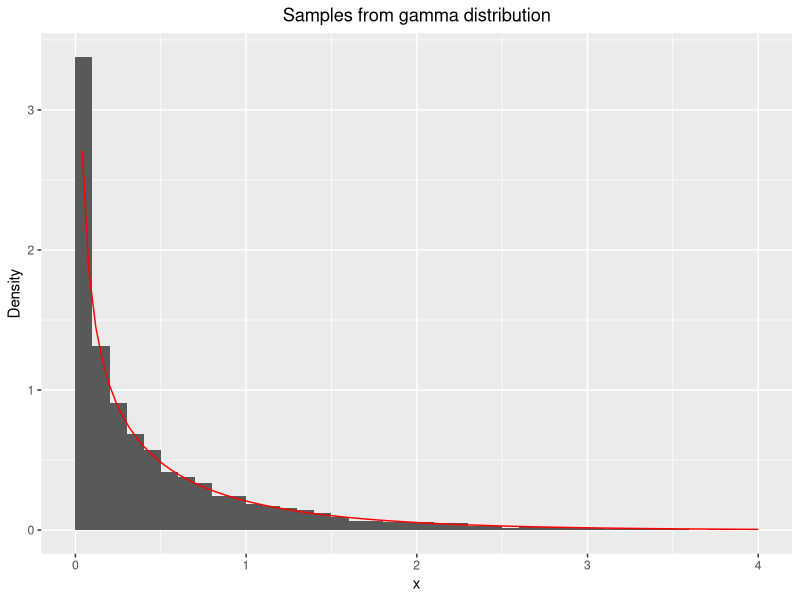
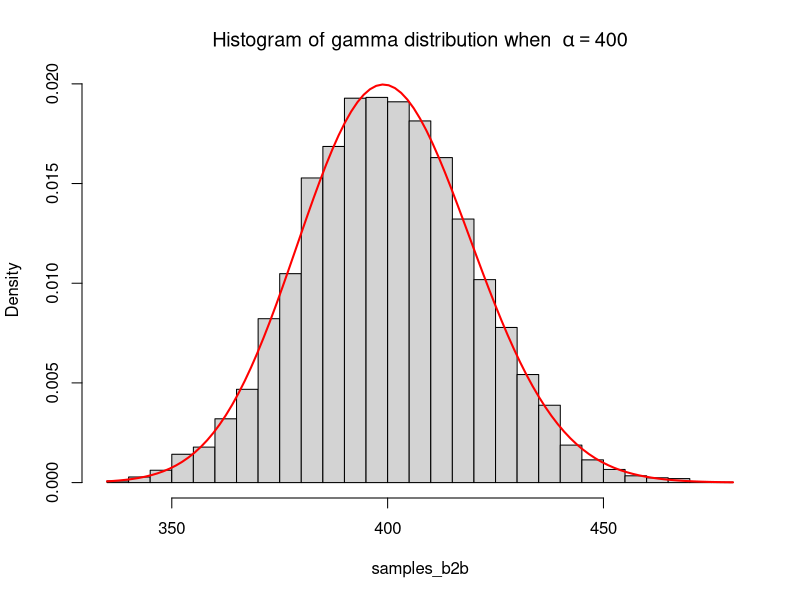
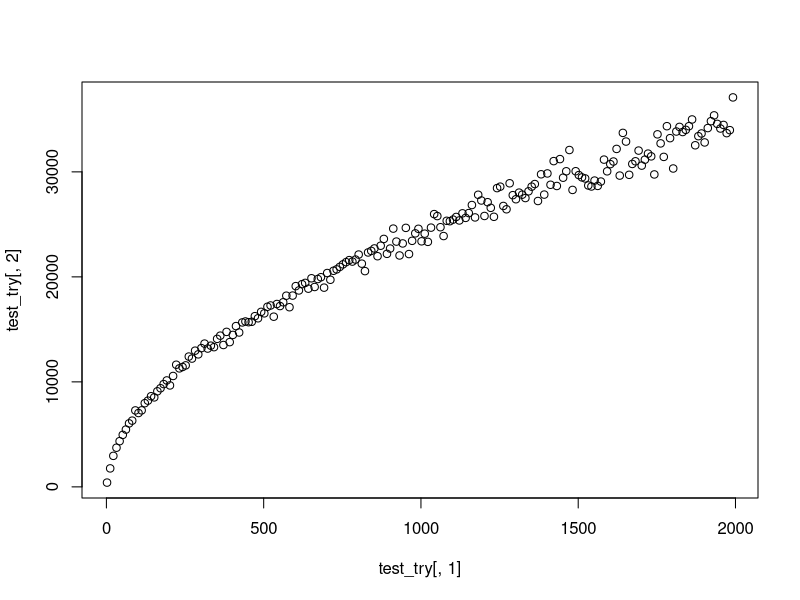
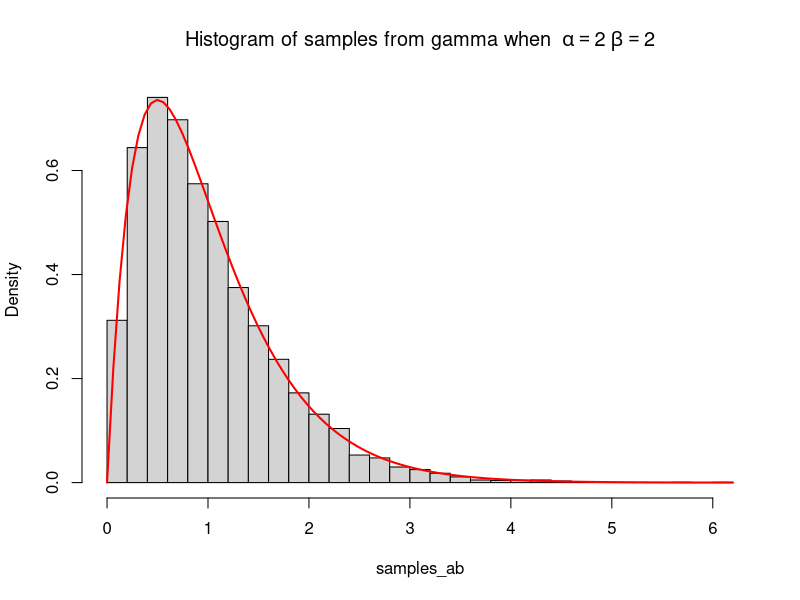
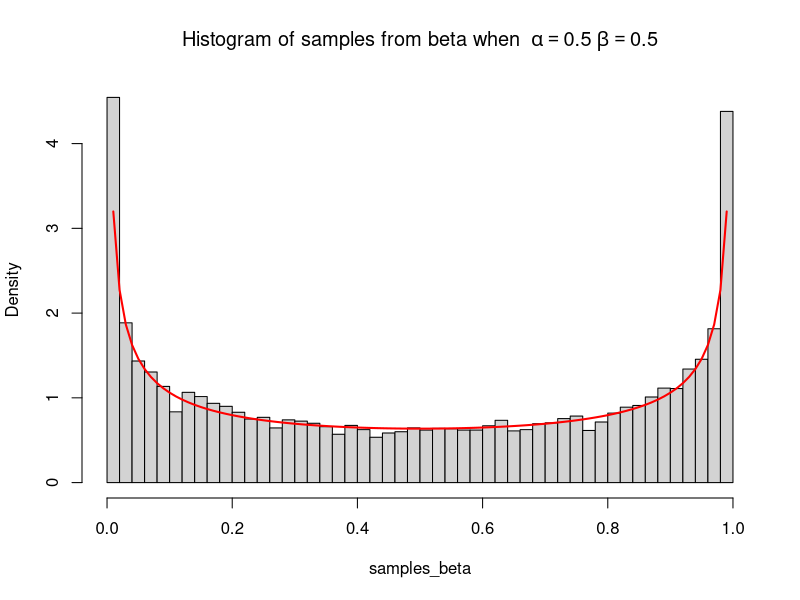

Source code (R) for these figures, in order:
## ---- chunk 1
# f_b1 returns the value of f in this exercise, a gamma distribution
f_b1 <- function(alpha, x) {
  gamma = (1/gamma(alpha))*x^(alpha-1)*exp(-x)
  return((gamma)*(x>0))
}

# Delete this before the files are merges, only for help 
# alpha: parameter alpha
# n: number of samples to generate
# dist1 returns a vector of random numbers from the distribution g
dist1 <- function(alpha, n) {
   u <- runif(n)
   L = u<ca(alpha)/alpha
   res = c(1:n)*0
   res[L] = (u[L]*alpha/ca(alpha))^(1/alpha)
   res[!L] = -log((1-u[!L])/ca(alpha))
   return(list(res,u))
}

# ca: normalizing constant
ca <- function(alpha) {
  return(exp(1)*alpha/(exp(1)+alpha))
}

# g_test is the theoretical function to test the algorithm with 
g_test = function(alpha, x) {
  res = c(1:length(x))*0
  L = x<1&x>0
  res[L] = ca(alpha)*x[L]^(alpha-1)
  res[!L] = ca(alpha)*exp(-x[!L])
  return (res)
}

# acceptance_criterion returns the alpha to accept/reject in rejection sampling
acceptance_criterion <- function(alpha, x) {
  const = (exp(1)+alpha)/(gamma(alpha)*exp(1)*alpha)
  alpha = f_b1(alpha, x)/(const*g_test(alpha, x))
  return(alpha)
}

# rejection_b generates samples from f by rejection sampling
# n: number of samples to generate
# alpha: shape parameter 
rejection_b <- function(alpha, n) {
  out = 1:n
  
  for (i in 1:n) {
    finished = 0
    while(finished==0) {
      u = runif(1)
      x = dist1(alpha, 1)[[1]]
      acceptance = acceptance_criterion(alpha, x)
      if(u <= acceptance) {
        out[i] = x
        finished = 1
      }
    }
  }
  return(out)
}


# f_testb is the theoretical function to test the algorithm with 
f_testb = function(x, alpha) {
  gamma = (1/gamma(alpha))*x^(alpha-1)*exp(-x)
  return((gamma)*(x>0))
}

n = 10000
alpha = 0.5

library(ggplot2)
samples_b1 <- rejection_b(alpha, n)
x <- seq(0,4,0.001)
data_b1 <- data.frame("samples_b1"=samples_b1)
ggplot(data=data_b1, aes(data_b1$samples_b1)) +
geom_histogram(aes(y=..density..), breaks = seq(0, 4, by = 0.1)) +theme(plot.title = element_text(hjust = 0.5))+
xlim(c(0,4)) + labs(title="Samples from gamma distribution", x="x", y="Density") +
stat_function(fun = f_testb, args = list(alpha), color = "red")

## ---- chunk 2
n <- 10000
# f_gamma the kernel of a gamma function
f_gamma <- function(x, alpha){
  return (x^(alpha - 1 )*exp(-x)*(x>0))
}

alpha <- 400

# gamma_b2b2 samples from gamma distribution with large alpha
gamma_b2b2 <- function(alpha, n){
  x = 1:n
  loga = 0.5*((alpha-1)*log(alpha-1)+(1-alpha))
  logb = 0.5*((alpha+1)*log(alpha+1)-1-alpha)
  trials = 1
  
  for (i in 1:n){
    logx1 = loga + log(runif(1))
    logx2 = logb + log(runif(1))
    f_condition = 0.5*((alpha-1)*(logx2-logx1)-exp(logx2-logx1))
    while(logx1 > f_condition){
    logx1 = loga + log(runif(1))
    logx2 = logb + log(runif(1))
    f_condition = 0.5*((alpha-1)*(logx2-logx1)-exp(logx2-logx1))
    trials = trials + 1
    }
    
     x[i] = exp(logx2-logx1)
  }
  return(cbind(x, trials-1))
}


samples_b2b = gamma_b2b2(alpha, n)[,1]
hist(samples_b2b, breaks = 40, freq = FALSE, main = bquote("Histogram of gamma distribution when "~alpha == .(alpha)))
curve(dgamma(x, alpha, 1), col = "red", lwd = 2, add=TRUE)

test_tries <- function(n) {
  alpha = seq(2,2000,10)
  tryvector = 1:length(alpha)
  for (i in 1:length(alpha)) {
    tries = gamma_b2b2(alpha[i], n)[,2][1]
    tryvector[i] = tries
  }
  return(cbind(alpha, tryvector))
  
}

test_try = test_tries(1000)

plot(test_try[,1], test_try[,2])

## ---- chunk 3
# Delete this before merging the files, only for help
# n: number of samples to generate
# rate: the rate
# expdist returns a vector with generated random numbers from exponential distribution
expdist <- function(rate, n) {
   u <- runif(n)
   x <-  -log( (1/rate)*( 1 - u))/rate
   list = list(x, u)
   return(list)
}

# gammaab samples from the gamma distribution for all values of alpha and beta > 0 
gammaab <- function(alpha, beta, n) {
  if(alpha>0&&alpha<1) {
    X = rejection_b(alpha, n)/beta
  }
  else if(alpha==1) {
    X = expdist(1, n)[[1]]
  }
  else if (alpha>1) {
    X = gamma_b2b2(alpha,n)[,1]
  }
  else {
    print("alpha not valid")
    return(0)
  }
  Y = X/beta
  return(Y)
}

# theoretical_gamma is the theoretical function to test the algorithm with for alpha, beta > 0
theoretical_gamma = function(x, alpha, beta) {
  gamma = ((beta^alpha)/gamma(alpha))*x^(alpha-1)*exp(-beta*x)
  return((gamma)*(x>0))
}

alpha = 2
beta = 2
n = 10000

samples_ab <- gammaab(alpha, beta, n)
hist(samples_ab, breaks = 40, freq = FALSE, main = bquote("Histogram of samples from gamma when "~alpha == .(alpha) ~beta ==.(beta)))
curve(theoretical_gamma(x, alpha, beta), col = "red", lwd = 2, add=TRUE)

## ---- chunk 4
# sample_beta samples from beta(alpha, beta) distribution 
# n: number of samples
sample_beta <- function(alpha, beta, n) {
  x = gammaab(alpha, 1, n)
  y = gammaab(beta, 1, n)
  z = x/(x+y)
  return(z)
}

alpha = 0.5
beta = 0.5
n = 10000
samples_beta <- sample_beta(alpha, beta, n)
hist(samples_beta, breaks = 40, freq = FALSE, main = bquote("Histogram of samples from beta when "~alpha == .(alpha) ~beta ==.(beta)))
curve(dbeta(x, alpha, beta), col = "red", lwd = 2, add=TRUE)

